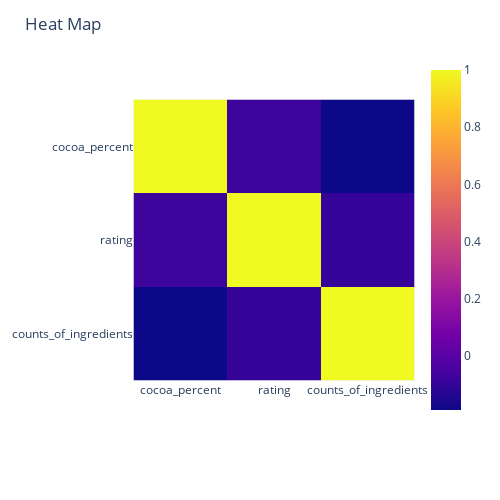

The code cell stored with this chart in its notebook:
### Markdown cell above
## Heat Map

### Code cell
col_for_normal=["cocoa_percent","rating","counts_of_ingredients"]

df_cor=df[col_for_normal].corr()

print(df_cor)
import plotly.express as px

fig = px.imshow(df_cor)

fig.update_layout(
    title='Heat Map',
    width=500,
    height=500,
)

fig.show()

### Figure 1 — Plotly figure (JSON) as saved in the notebook; plotly's stock layout.template omitted (floating-point values rounded to 4 significant figures)
{"data": [{"coloraxis": "coloraxis", "hovertemplate": "x: %{x}<br>y: %{y}<br>color: %{z}<extra></extra>", "name": "0", "type": "heatmap", "x": ["cocoa_percent", "rating", "counts_of_ingredients"], "xaxis": "x", "y": ["cocoa_percent", "rating", "counts_of_ingredients"], "yaxis": "y", "z": [[1, -0.07851, -0.1895], [-0.07851, 1, -0.09485], [-0.1895, -0.09485, 1]]}], "layout": {"coloraxis": {"colorscale": [[0, "#0d0887"], [0.1111, "#46039f"], [0.2222, "#7201a8"], [0.3333, "#9c179e"], [0.4444, "#bd3786"], [0.5556, "#d8576b"], [0.6667, "#ed7953"], [0.7778, "#fb9f3a"], [0.8889, "#fdca26"], [1, "#f0f921"]]}, "height": 500, "margin": {"t": 60}, "title": {"text": "Heat Map"}, "width": 500, "xaxis": {"anchor": "y", "constrain": "domain", "domain": [0, 1], "scaleanchor": "y"}, "yaxis": {"anchor": "x", "autorange": "reversed", "constrain": "domain", "domain": [0, 1]}}}
